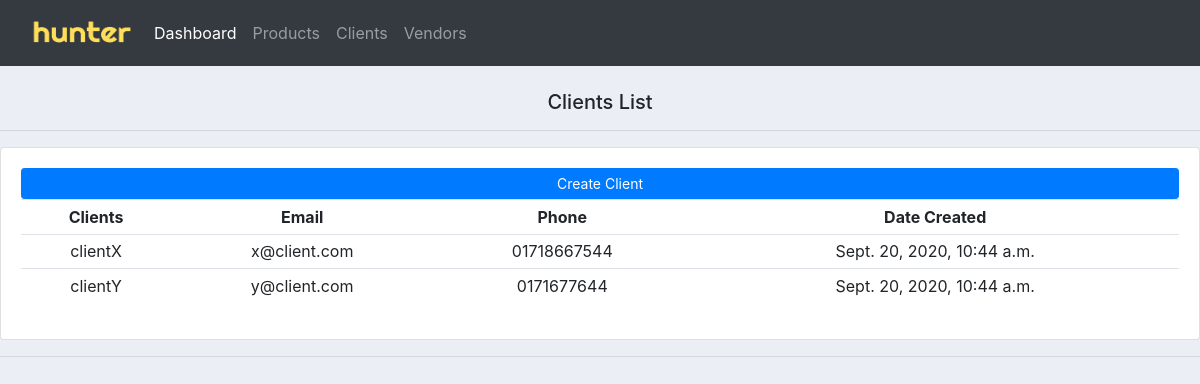
Before: /clients/ with the older database file.
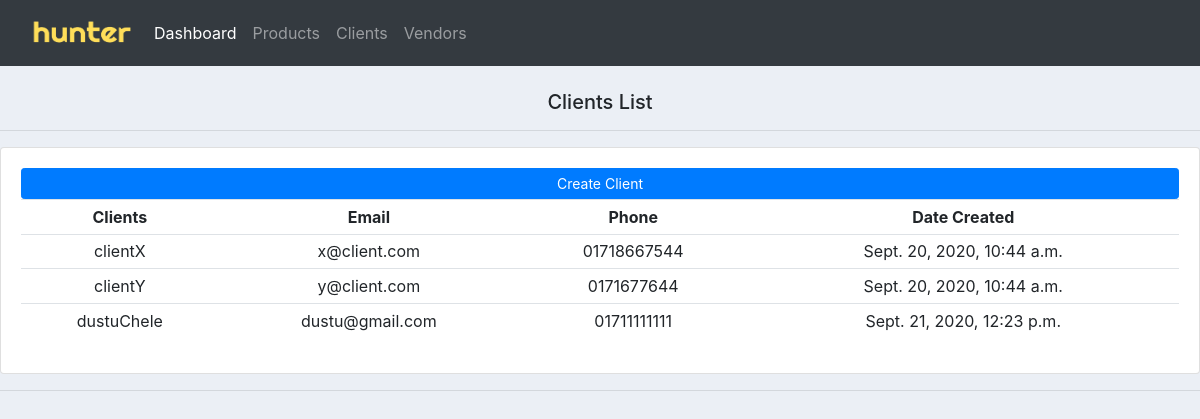
After: the same page with the newer database file.
### accounts/models.py (models this page shows, shortened)
class Client(models.Model):
    name = models.CharField(max_length=50, null=True)
    email = models.CharField(max_length=50, null=True)
    phone = models.CharField(max_length=11, null=True)
    date_created = models.DateTimeField(auto_now_add=True, null=True)

### accounts/views.py (the view)
# urls.py: path('clients/', views.clients,name='clients'),
def clients(request):
    client_orders = Client_Order.objects.all()
    clients = Client.objects.all()
    context = {'client_orders':client_orders,'clients':clients}
    return render(request,'accounts/clients.html',context)

### accounts/templates/accounts/clients.html
{%  extends 'accounts/main.html' %}
{% block content %}
	<br>
	<div class="row">
	    <div class="col-md text-center">
	        <h5>Clients List</h5>
	        <hr>
	        <div class="card card-body">
	            <a href="{% url 'createClient' %}" class="btn btn-primary btn-sm btn-block">Create Client</a>
	            <table class="table table-sm ">
	                <tr>
	                    <th>Clients</th>
	                    <th>Email</th>
											<th>Phone</th>
											<th>Date Created</th>
	                </tr>
	                {% for i in clients %}
	                <tr>
	                  <td>{{i.name}}</td>
	                  <td>{{i.email}}</td>
	                  <td>{{i.phone}}</td>
										<td>{{i.date_created}}</td>
	                </tr>
	                {% endfor %}
	            </table>
	        </div>
	    </div>
	</div>
{% endblock %}

Changed rows visible on the page:
added Client: name "dustuChele", email "dustu@gmail.com", phone "01711111111", date_created "Sept. 21, 2020, 12:23 p.m."
